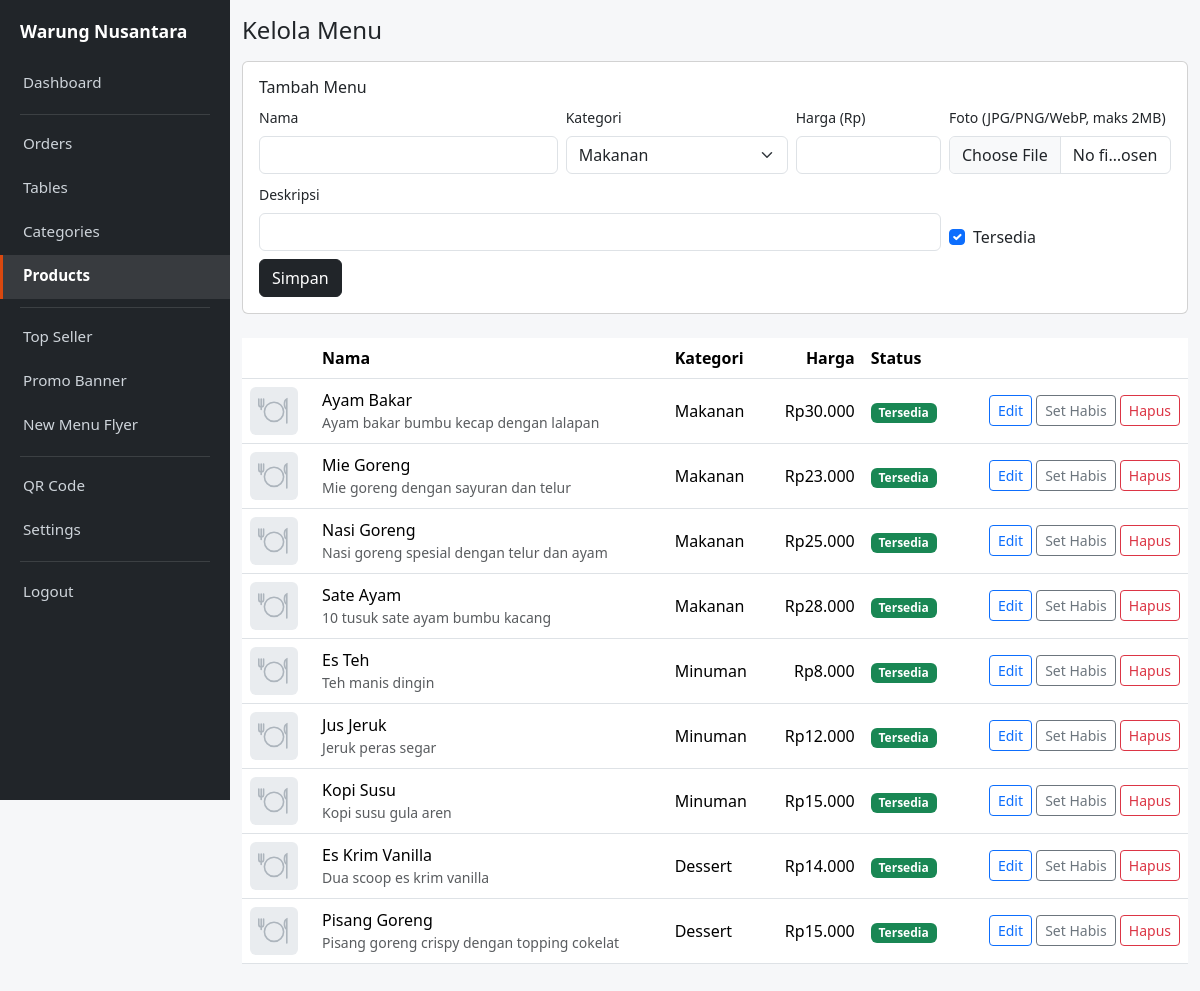
/admin/products.php (signed in), run on the app's committed database.
### tables this page shows
CREATE TABLE IF NOT EXISTS products (
  id INT UNSIGNED NOT NULL AUTO_INCREMENT PRIMARY KEY,
  category_id INT UNSIGNED NOT NULL,
  name VARCHAR(100) NOT NULL,
  description VARCHAR(255) NULL,
  price INT UNSIGNED NOT NULL,                
  image VARCHAR(255) NULL,                    
  is_available TINYINT(1) NOT NULL DEFAULT 1,
  created_at TIMESTAMP NOT NULL DEFAULT CURRENT_TIMESTAMP,
  is_top_seller TINYINT(1) NOT NULL DEFAULT 0,
  top_seller_order SMALLINT UNSIGNED NOT NULL DEFAULT 0,
  KEY idx_products_top (is_top_seller, top_seller_order),
  KEY idx_products_category (category_id),
  CONSTRAINT fk_products_category FOREIGN KEY (category_id) REFERENCES categories (id)
);

CREATE TABLE IF NOT EXISTS categories (
  id INT UNSIGNED NOT NULL AUTO_INCREMENT PRIMARY KEY,
  name VARCHAR(50) NOT NULL,
  is_active TINYINT(1) NOT NULL DEFAULT 1
);

### includes/functions.php (called while the page is built, shortened)
<?php
function e($value): string
{
    return htmlspecialchars((string) $value, ENT_QUOTES, 'UTF-8');
}
function rupiah($n): string
{
    return 'Rp' . number_format((int) $n, 0, ',', '.');
}

### admin/products.php (the view, shortened to what this page needs)
<?php
$pdo = db();
$categories = $pdo->query('SELECT id, name, is_active FROM categories ORDER BY id')->fetchAll();
$products = $pdo->query('SELECT p.*, c.name AS cat FROM products p JOIN categories c ON c.id = p.category_id ORDER BY c.id, p.name')->fetchAll();
$edit = null;
include __DIR__ . '/../includes/header.php';
?>
<div class="container-fluid py-3">
  <h1 class="h4 mb-3">Kelola Menu</h1>
  <div class="card mb-4"><div class="card-body">
    <h2 class="h6"><?= $edit ? 'Edit Menu' : 'Tambah Menu' ?></h2>
    <form method="post" enctype="multipart/form-data" class="row g-2">
      <div class="col-12 col-md-4"><label class="form-label small">Nama</label>
        <input class="form-control" name="name" maxlength="100" required value="<?= e($edit ? $edit['name'] : '') ?>"></div>
      <div class="col-6 col-md-3"><label class="form-label small">Kategori</label>
        <select class="form-select" name="category_id" required>
          <?php foreach ($categories as $c): ?>
            <option value="<?= (int) $c['id'] ?>" <?= $edit && (int) $edit['category_id'] === (int) $c['id'] ? 'selected' : '' ?>><?= e($c['name']) ?></option>
          <?php endforeach; ?>
        </select></div>
      <div class="col-6 col-md-2"><label class="form-label small">Harga (Rp)</label>
        <input class="form-control" name="price" type="number" min="0" step="500" required value="<?= e($edit ? $edit['price'] : '') ?>"></div>
      <div class="col-12 col-md-3"><label class="form-label small">Foto (JPG/PNG/WebP, maks 2MB)</label>
        <input class="form-control" type="file" name="image" accept="image/jpeg,image/png,image/webp"></div>
      <div class="col-12 col-md-9"><label class="form-label small">Deskripsi</label>
        <input class="form-control" name="description" maxlength="255" value="<?= e($edit ? $edit['description'] : '') ?>"></div>
      <div class="col-12 col-md-3 d-flex align-items-end">
        <div class="form-check me-3"><input class="form-check-input" type="checkbox" name="is_available" id="av" value="1" <?= !$edit || $edit['is_available'] ? 'checked' : '' ?>>
          <label class="form-check-label" for="av">Tersedia</label></div>
      </div>
      <div class="col-12">
        <button class="btn btn-dark">Simpan</button>
      </div>
    </form>
  </div></div>
  <div class="table-responsive">
    <table class="table align-middle bg-white">
      <thead><tr><th></th><th>Nama</th><th>Kategori</th><th class="text-end">Harga</th><th>Status</th><th></th></tr></thead>
      <tbody>
      <?php foreach ($products as $p): ?>
        <tr>
          <td><img src="../assets/images/<?= e($p['image'] ?: 'placeholder.svg') ?>" alt="" width="48" height="48" style="object-fit:cover;border-radius:6px"></td>
          <td><?= e($p['name']) ?><div class="small text-muted"><?= e($p['description']) ?></div></td>
          <td><?= e($p['cat']) ?></td>
          <td class="text-end"><?= e(rupiah($p['price'])) ?></td>
          <td><span class="badge text-bg-<?= $p['is_available'] ? 'success' : 'secondary' ?>"><?= $p['is_available'] ? 'Tersedia' : 'Habis' ?></span></td>
          <td class="text-end text-nowrap">
            <a class="btn btn-sm btn-outline-primary" href="products.php?edit=<?= (int) $p['id'] ?>">Edit</a>
            <form method="post" class="d-inline"><?= csrf_field() ?><input type="hidden" name="action" value="toggle"><input type="hidden" name="id" value="<?= (int) $p['id'] ?>">
              <button class="btn btn-sm btn-outline-secondary"><?= $p['is_available'] ? 'Set Habis' : 'Set Tersedia' ?></button></form>
            <form method="post" class="d-inline" onsubmit="return confirm('Hapus menu ini?')"><?= csrf_field() ?><input type="hidden" name="action" value="delete"><input type="hidden" name="id" value="<?= (int) $p['id'] ?>">
              <button class="btn btn-sm btn-outline-danger">Hapus</button></form>
          </td>
        </tr>
      <?php endforeach; ?>
      </tbody>
    </table>
  </div>
</div>
<?php include __DIR__ . '/../includes/footer.php'; ?>

### assets/css/style.css (style rules this page uses)
:root { --brand: #212529; --accent: #d9480f; }
body { background: #f6f7f9; }

### data on the page
products: name "Ayam Bakar", description "Ayam bakar bumbu kecap dengan lalapan", category.name "Makanan", price "Rp30.000", is_available "Tersedia"
products: name "Mie Goreng", description "Mie goreng dengan sayuran dan telur", category.name "Makanan", price "Rp23.000", is_available "Tersedia"
products: name "Nasi Goreng", description "Nasi goreng spesial dengan telur dan ayam", category.name "Makanan", price "Rp25.000", is_available "Tersedia"
products: name "Sate Ayam", description "10 tusuk sate ayam bumbu kacang", category.name "Makanan", price "Rp28.000", is_available "Tersedia"
products: name "Es Teh", description "Teh manis dingin", category.name "Minuman", price "Rp8.000", is_available "Tersedia"
products: name "Jus Jeruk", description "Jeruk peras segar", category.name "Minuman", price "Rp12.000", is_available "Tersedia"
products: name "Kopi Susu", description "Kopi susu gula aren", category.name "Minuman", price "Rp15.000", is_available "Tersedia"
products: name "Es Krim Vanilla", description "Dua scoop es krim vanilla", category.name "Dessert", price "Rp14.000", is_available "Tersedia"
products: name "Pisang Goreng", description "Pisang goreng crispy dengan topping cokelat", category.name "Dessert", price "Rp15.000", is_available "Tersedia"

### other printed values
APP_NAME "Warung Nusantara"
$n[1] "Dashboard"
$n[1] "Orders"
$n[1] "Tables"
$n[1] "Categories"
$n[1] "Products"
$n[1] "Top Seller"
$n[1] "Promo Banner"
$n[1] "New Menu Flyer"
$n[1] "QR Code"
$n[1] "Settings"
form field category_id "Makanan"
